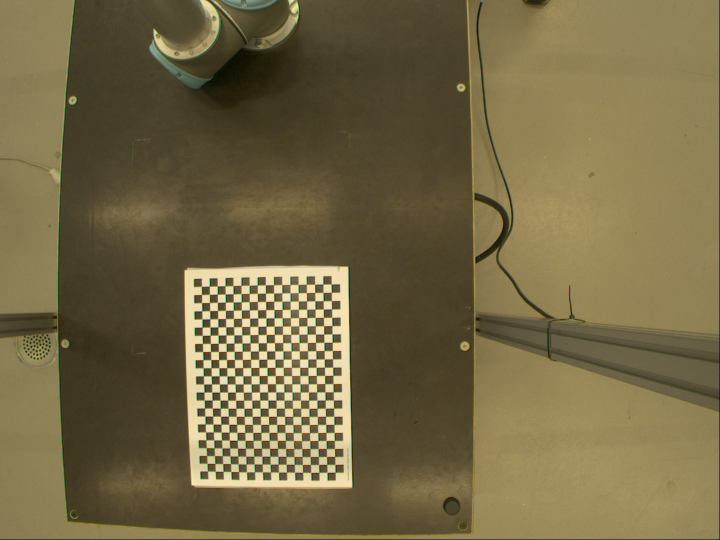
//> input picture inputFiles/imgs/exercise_05_calibrationImages/Image__2018-10-05__10-29-04.png, 1440 x 1080 px (shown at 1/2 size); its folder holds only this picture in this run
$ ./exercise_05   (built with g++ and OpenCV 4)
//> lines starting //> are read from the running program, lines starting //| are printed output that depends on the picture; after the words box and inside, x2 and y2 are one past the last pixel; in counts of white or black regions, pixels touching at a corner belong together
#include <iostream>
#include <opencv2/calib3d.hpp>
#include <opencv2/core.hpp>
#include <opencv2/highgui.hpp>
#include <opencv2/imgproc.hpp>

int main(int argc, char **argv) {
	std::vector<cv::String> fileNames;
	cv::glob("../inputFiles/imgs/exercise_05_calibrationImages/Image*.png", fileNames, false);

    //cv::Size patternSize(cellInRow - 1, cellInRow - 1);
    cv::Size patternSize(25 - 1, 18 - 1);
    cv::Size windowSize(11, 11); // I din't understand why 11,11

	std::vector<std::vector<cv::Point2f>> q;
	// Detect feature points
	std::size_t i = 0;


	cv::TermCriteria termcrit(cv::TermCriteria::COUNT|cv::TermCriteria::EPS,20,0.03);
    bool success;
    cv::Mat img;

	for (auto const &f : fileNames) {
		// 1. Read in the image an call cv::findChessboardCorners()
        img = cv::imread(f, cv::IMREAD_GRAYSCALE);
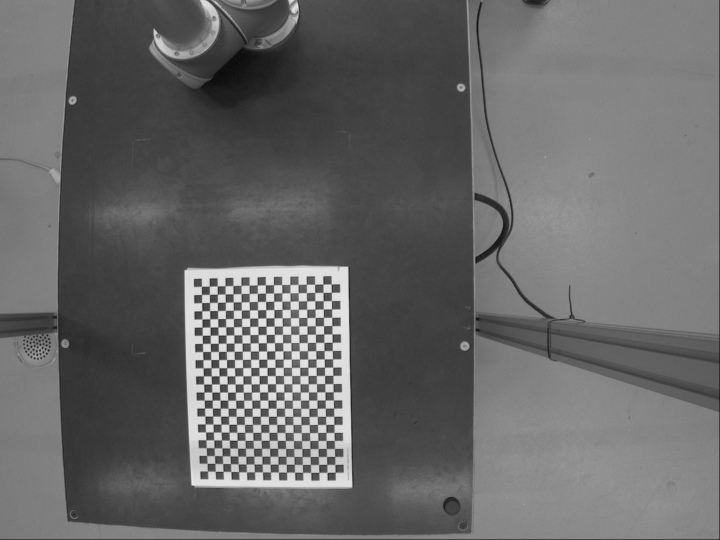
//> img: 1080 rows x 1440 cols, CV_8UC1 (shown at 1/2 size); min 0, max 243, mean 103.1
        std::vector<cv::Point2f> corners; //this will be filled by the detected corners
        success = cv::findChessboardCorners(img, patternSize, corners);
//> success = true; corners = 408 Points (x, y), first 12: [415.7, 942.6], [414.7, 927.8], [414.2, 911.9], [412.8, 896.3], [412.5, 880.4], [411.9, 864.8], [411, 848.7], [410.6, 832.7], [409.8, 816.6], [409.1, 800.6], [408.6, 784.7], [408.2, 769]
        if(!success)
            break;
        q.push_back(corners);
//> q = 1 point lists
		// 2. Use cv::cornerSubPix() to refine the found corner detections
		cv::cornerSubPix(img, corners, windowSize, cv::Size(-1, -1), termcrit);
//> corners = 408 Points (x, y), first 12: [415.5, 942.6], [414.6, 927.3], [414.1, 911.7], [412.9, 896], [412.5, 880.3], [411.8, 864.5], [410.9, 848.6], [410.4, 832.6], [409.7, 816.6], [408.8, 800.6], [408.6, 784.6], [408.1, 768.6]
		// Display
		cv::drawChessboardCorners(img, patternSize, q[i], success);
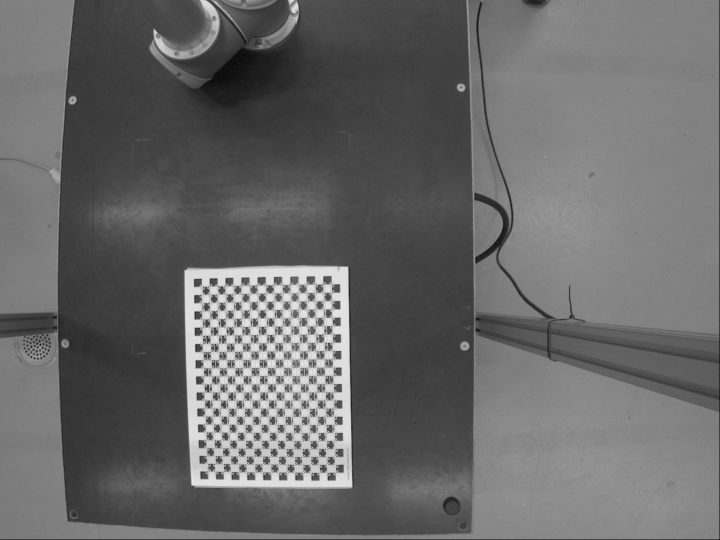
//> img: 1080 rows x 1440 cols, CV_8UC1 (shown at 1/2 size); 3.79% of pixels changed, all inside (x1, y1, x2, y2) = (398, 563, 678, 953)
		i++;
	}

	std::vector<std::vector<cv::Point3f>> Q;
	for(i=0; i<q.size(); i++){
		std::vector<cv::Point3f> corners3D;
		for(int j=1; j<25; j++){
			for(int k=1; k<18; k++){
				corners3D.push_back(cv::Point3f(15*j,15*k,0));
			}
		}
		Q.push_back(corners3D);
	}
//> this loop made 1 pass
	std::cout<<Q.size()<<"   "<<q.size();
//| 1   1
	// 3. Generate checkerboard (world) coordinates Q. The board has 25 x 18
	// fields with a size of 15x15mm

	cv::Matx33f K(cv::Matx33f::eye());	// intrinsic camera matrix
	cv::Vec<float, 5> k(0, 0, 0, 0, 0); // distortion coefficients

	std::vector<cv::Mat> rvecs, tvecs; // rotation and translation
	std::vector<double> stdIntrinsics, stdExtrinsics, perViewErrors;
	int flags = cv::CALIB_FIX_ASPECT_RATIO;
	cv::Size frameSize(1440, 1080);

	std::cout << "Calibrating..." << std::endl;

	// 4. Call "float error = cv::calibrateCamera()" with the input coordinates
	// and output parameters as declared above...
    float error = cv::calibrateCamera(Q, q, frameSize, K, k, rvecs, tvecs);
//> K = [[5625.8, 0, 731.2], [0, 616.2, 527.5], [0, 0, 1]]; k = [-0.39, -6.42, 0.135, 0.0366, 19.06]; error = 112.8
	std::cout << "Reprojection error = " << error << "\nK =\n"
						<< K << "\nk=\n"
						<< k << std::endl;
//| Reprojection error = 112.813
//| K =
//| [5625.8071, 0, 731.15015;
//|  0, 616.17883, 527.46973;
//|  0, 0, 1]
//| k=
//| [-0.389501, -6.41594, 0.134823, 0.0366446, 19.0636]

	// Precompute lens correction interpolation
	cv::Mat mapX, mapY;
	cv::initUndistortRectifyMap(K, k, cv::Matx33f::eye(), K, frameSize, CV_32FC1, mapX, mapY);
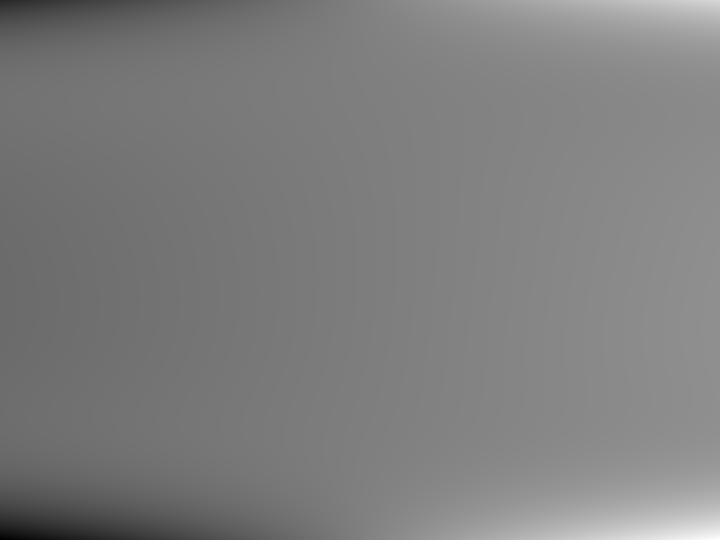
//> mapX: 1080 rows x 1440 cols, CV_32FC1 (shown at 1/2 size); min -4259.3, max 5887.1, mean 770.6; drawn with min black and max white
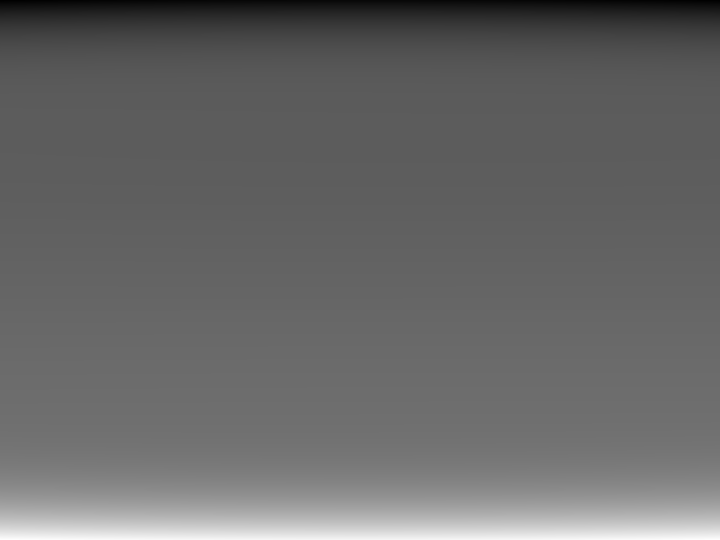
//> mapY: 1080 rows x 1440 cols, CV_32FC1 (shown at 1/2 size); min -1991.7, max 4487.1, mean 660.5; drawn with min black and max white

	// Show lens corrected images
	for (auto const &f : fileNames) {
		cv::Mat img = cv::imread(f, cv::IMREAD_COLOR);
//> img is the input picture: 1080 rows x 1440 cols, CV_8UC3; mean B, G, R 69.3, 103.9, 116.1

		cv::Mat imgUndistorted;
		// 5. Remap the image using the precomputed interpolation maps.
		cv::remap(img, imgUndistorted, mapX, mapY, cv::INTER_LINEAR);
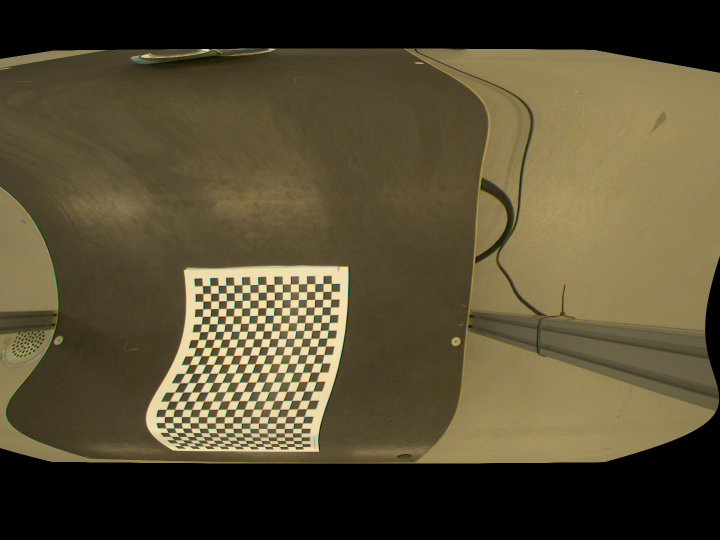
//> imgUndistorted: 1080 rows x 1440 cols, CV_8UC3 (shown at 1/2 size); mean B, G, R 51.2, 76.8, 86.2
		// Display
		cv::imshow("distorted image", img);
		cv::waitKey(0);
		cv::imshow("undistorted image", imgUndistorted);
		cv::waitKey(0);
	}

	return 0;
}

$ run again, on inputFiles/imgs/exercise_05_calibrationImages/Image__2018-10-05__10-30-37.png
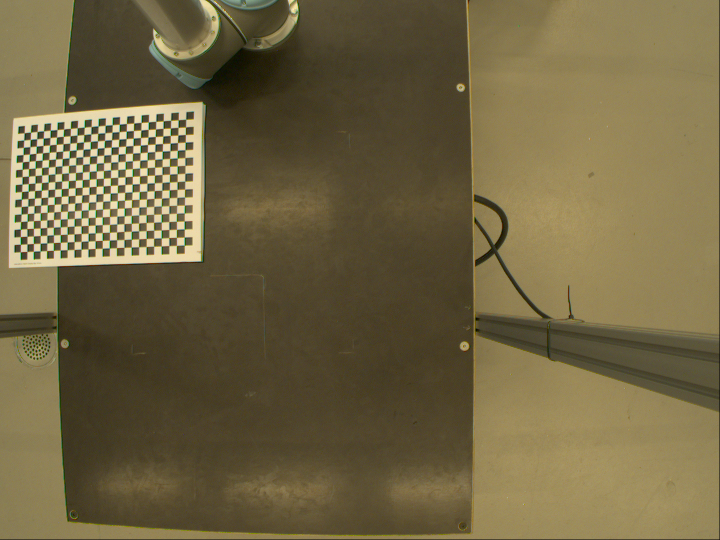
//> input picture inputFiles/imgs/exercise_05_calibrationImages/Image__2018-10-05__10-30-37.png, 1440 x 1080 px (shown at 1/2 size)
//> `success = cv::findChessboardCorners(img, patternSize, corners);`: success = true; corners = 408 Points (x, y), first 12: [48.69, 266.4], [61.85, 264.6], [74.59, 263.7], [87.93, 262.3], [100.9, 260.6], [114.6, 259.6], [128.2, 258.8], [141.6, 257.1], [154.8, 256.3], [169, 254.8], [182.6, 253.8], [196.7, 252.5]
//> q = 1 point lists
//> `cv::cornerSubPix(img, corners, windowSize, cv::Size(-1, -1), termcrit);`: corners = 408 Points (x, y), first 12: [48.7, 266.1], [61.7, 264.6], [68.34, 264], [87.93, 262.2], [100.7, 260.7], [114.5, 259.7], [127.9, 258.4], [141.4, 257.1], [154.8, 256], [168.8, 254.6], [182.6, 253.4], [196.6, 252.3]
//> `cv::drawChessboardCorners(img, patternSize, q[i], success);`:
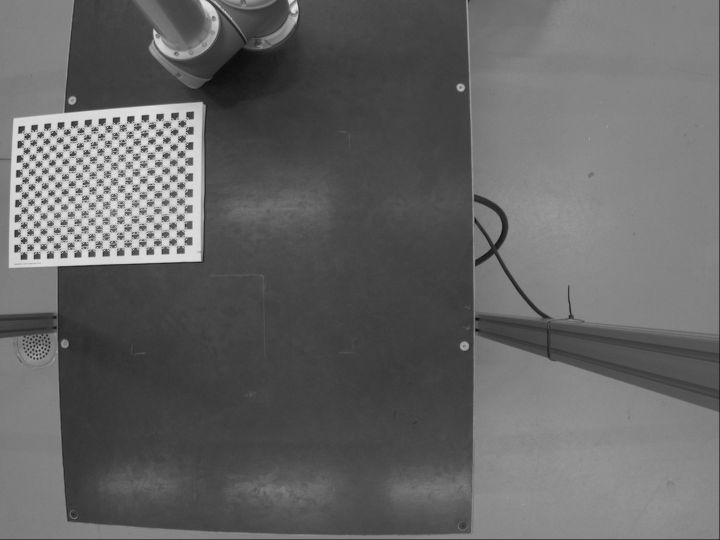
//> img: 1080 rows x 1440 cols, CV_8UC1 (shown at 1/2 size); min 0, max 251, mean 101.3
//> the loop `for(i=0; i<q.size(); i++)` made 1 pass
//| 1   1
//> K = [[296.3, 0, 728.8], [0, 2925.9, 550.6], [0, 0, 1]]; k = [0.000373, -0.0023, 0.00199, -0.0055, -0.00149]; error = 98.73
//| Reprojection error = 98.727
//| K =
//| [296.2742, 0, 728.75104;
//|  0, 2925.9236, 550.61194;
//|  0, 0, 1]
//| k=
//> (the first 6 of 7 printed lines)
//> img is the input picture: 1080 rows x 1440 cols, CV_8UC3; mean B, G, R 67.1, 101, 112.8
//> `cv::remap(img, imgUndistorted, mapX, mapY, cv::INTER_LINEAR);`:
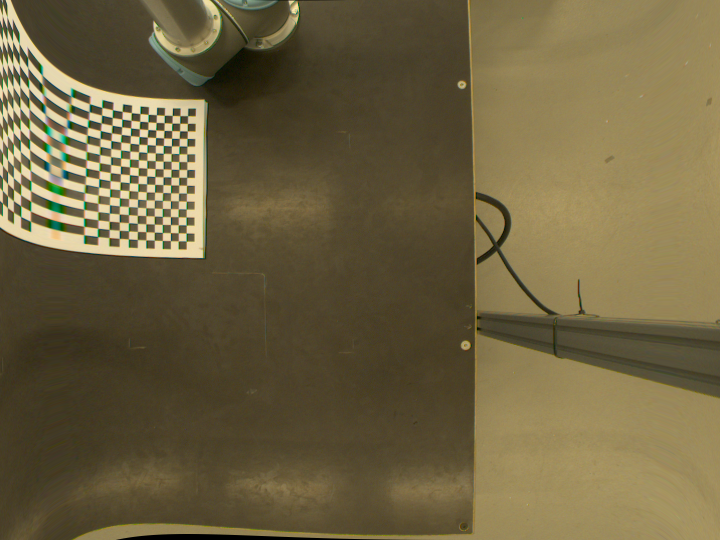
//> imgUndistorted: 1080 rows x 1440 cols, CV_8UC3 (shown at 1/2 size); mean B, G, R 65.4, 98.6, 110.4

$ run again, on inputFiles/imgs/exercise_05_calibrationImages/Image__2018-10-05__10-30-50.png
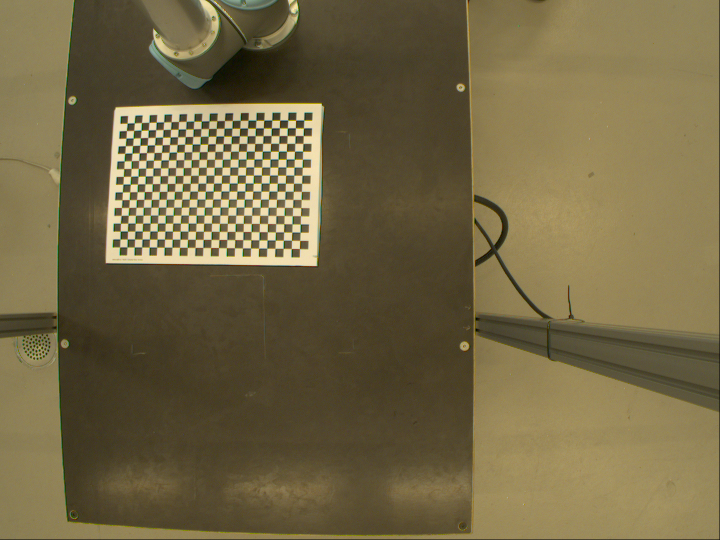
//> input picture inputFiles/imgs/exercise_05_calibrationImages/Image__2018-10-05__10-30-50.png, 1440 x 1080 px (shown at 1/2 size)
//> `success = cv::findChessboardCorners(img, patternSize, corners);`: success = true; corners = 408 Points (x, y), first 12: [254.8, 246.7], [269.1, 246.5], [283.8, 245.8], [298.5, 245.2], [312.9, 244.7], [328.1, 244.3], [342.7, 244.3], [358.2, 243.4], [372.8, 243], [388.4, 242.7], [403, 242.6], [418.6, 242.4]
//> q = 1 point lists
//> `cv::cornerSubPix(img, corners, windowSize, cv::Size(-1, -1), termcrit);`: corners = 408 Points (x, y), first 12: [254.7, 246.6], [269, 246.3], [283.4, 245.6], [298.4, 245.1], [312.9, 244.6], [328.1, 244.3], [342.7, 243.9], [358, 243.4], [372.8, 242.9], [388.3, 242.6], [403.1, 242.6], [418.6, 242.3]
//> `cv::drawChessboardCorners(img, patternSize, q[i], success);`:
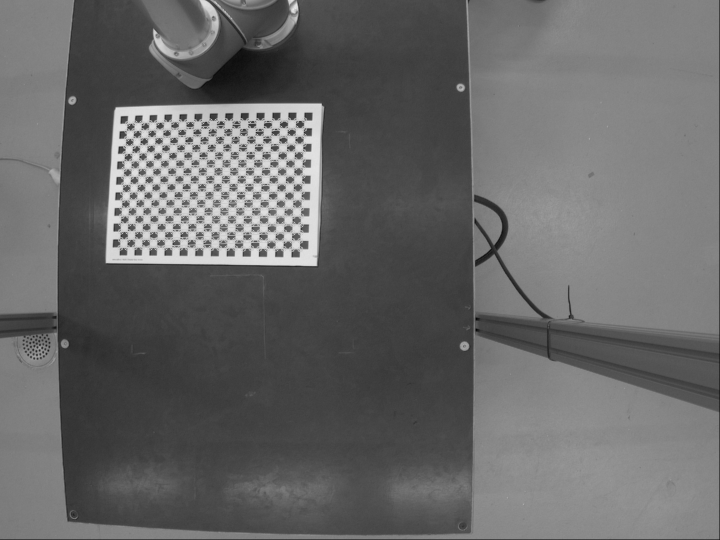
//> img: 1080 rows x 1440 cols, CV_8UC1 (shown at 1/2 size); min 0, max 251, mean 103.4
//> the loop `for(i=0; i<q.size(); i++)` made 1 pass
//| 1   1
//> K = [[317, 0, 727.3], [0, 6675.2, 581.6], [0, 0, 1]]; k = [-0.00281, -0.12, 0.0144, -0.0853, -0.12]; error = 107.9
//| Reprojection error = 107.878
//| K =
//| [317.04892, 0, 727.25989;
//|  0, 6675.2241, 581.5683;
//|  0, 0, 1]
//| k=
//> (the first 6 of 7 printed lines)
//> img is the input picture: 1080 rows x 1440 cols, CV_8UC3; mean B, G, R 68.9, 103, 115
//> `cv::remap(img, imgUndistorted, mapX, mapY, cv::INTER_LINEAR);`:
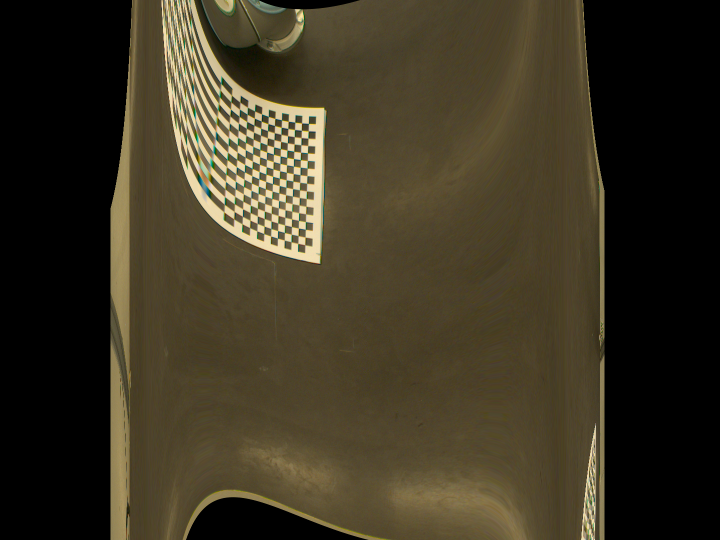
//> imgUndistorted: 1080 rows x 1440 cols, CV_8UC3 (shown at 1/2 size); mean B, G, R 35, 53.2, 60.4

$ run again, on inputFiles/imgs/exercise_05_calibrationImages/Image__2018-10-05__10-31-05.png
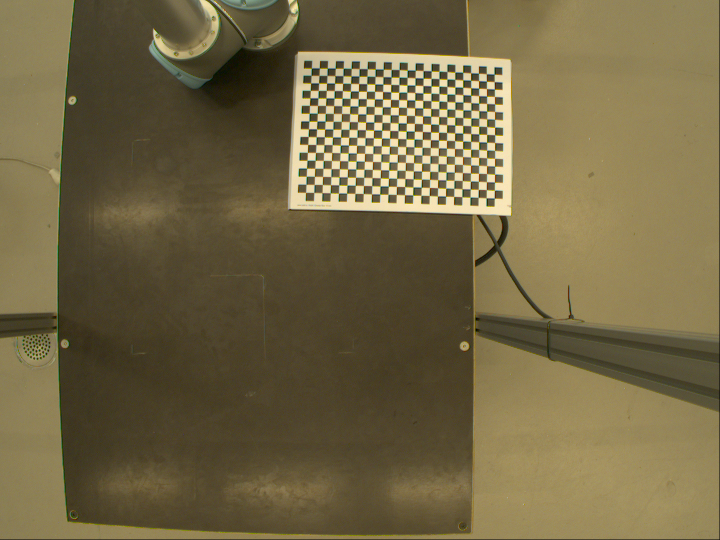
//> input picture inputFiles/imgs/exercise_05_calibrationImages/Image__2018-10-05__10-31-05.png, 1440 x 1080 px (shown at 1/2 size)
//> `success = cv::findChessboardCorners(img, patternSize, corners);`: success = true; corners = 408 Points (x, y), first 12: [623.4, 136.8], [639.4, 136.6], [655, 136.6], [671, 136.8], [687.2, 137.1], [702.7, 137.1], [718.8, 138], [735.1, 138.2], [751, 138.6], [767, 139], [782.8, 139.6], [798.8, 139.6]
//> q = 1 point lists
//> `cv::cornerSubPix(img, corners, windowSize, cv::Size(-1, -1), termcrit);`: corners = 408 Points (x, y), first 12: [623.2, 136.4], [639.2, 136.5], [654.9, 136.5], [670.9, 136.7], [686.9, 136.7], [702.7, 137.2], [718.8, 137.6], [734.8, 138.1], [750.8, 138.4], [766.9, 138.7], [782.8, 139.3], [798.8, 139.7]
//> `cv::drawChessboardCorners(img, patternSize, q[i], success);`:
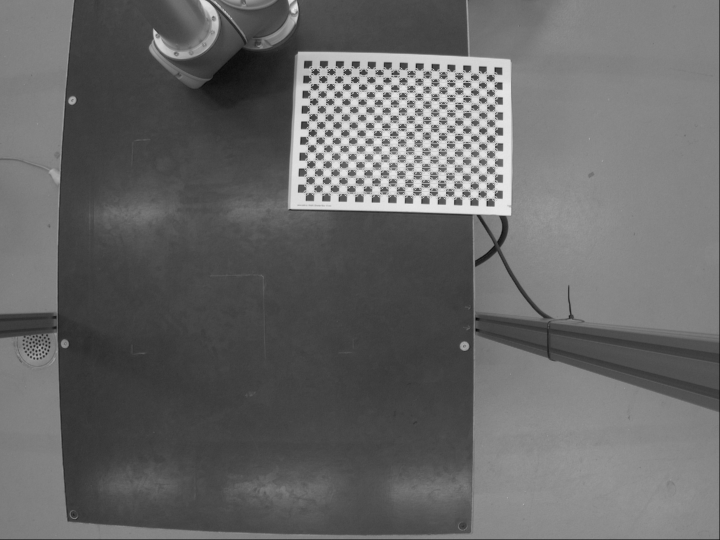
//> img: 1080 rows x 1440 cols, CV_8UC1 (shown at 1/2 size); min 0, max 251, mean 103.2
//> the loop `for(i=0; i<q.size(); i++)` made 1 pass
//| 1   1
//> K = [[278.3, 0, 728.9], [0, 4566.4, 536.4], [0, 0, 1]]; k = [-0.13, 5.6, 0.023, -0.0313, 259.4]; error = 112.2
//| Reprojection error = 112.182
//| K =
//| [278.33011, 0, 728.90796;
//|  0, 4566.3501, 536.39563;
//|  0, 0, 1]
//| k=
//> (the first 6 of 7 printed lines)
//> img is the input picture: 1080 rows x 1440 cols, CV_8UC3; mean B, G, R 68.9, 102.8, 114.7
//> `cv::remap(img, imgUndistorted, mapX, mapY, cv::INTER_LINEAR);`:
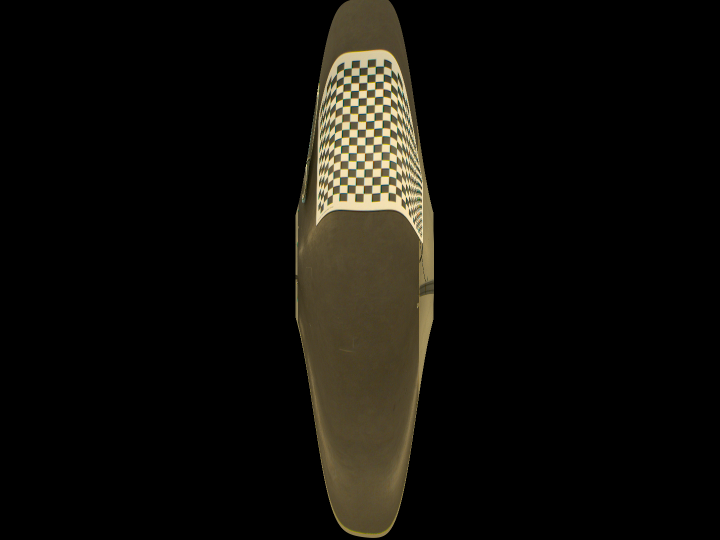
//> imgUndistorted: 1080 rows x 1440 cols, CV_8UC3 (shown at 1/2 size); mean B, G, R 9.9, 14.2, 15.8
